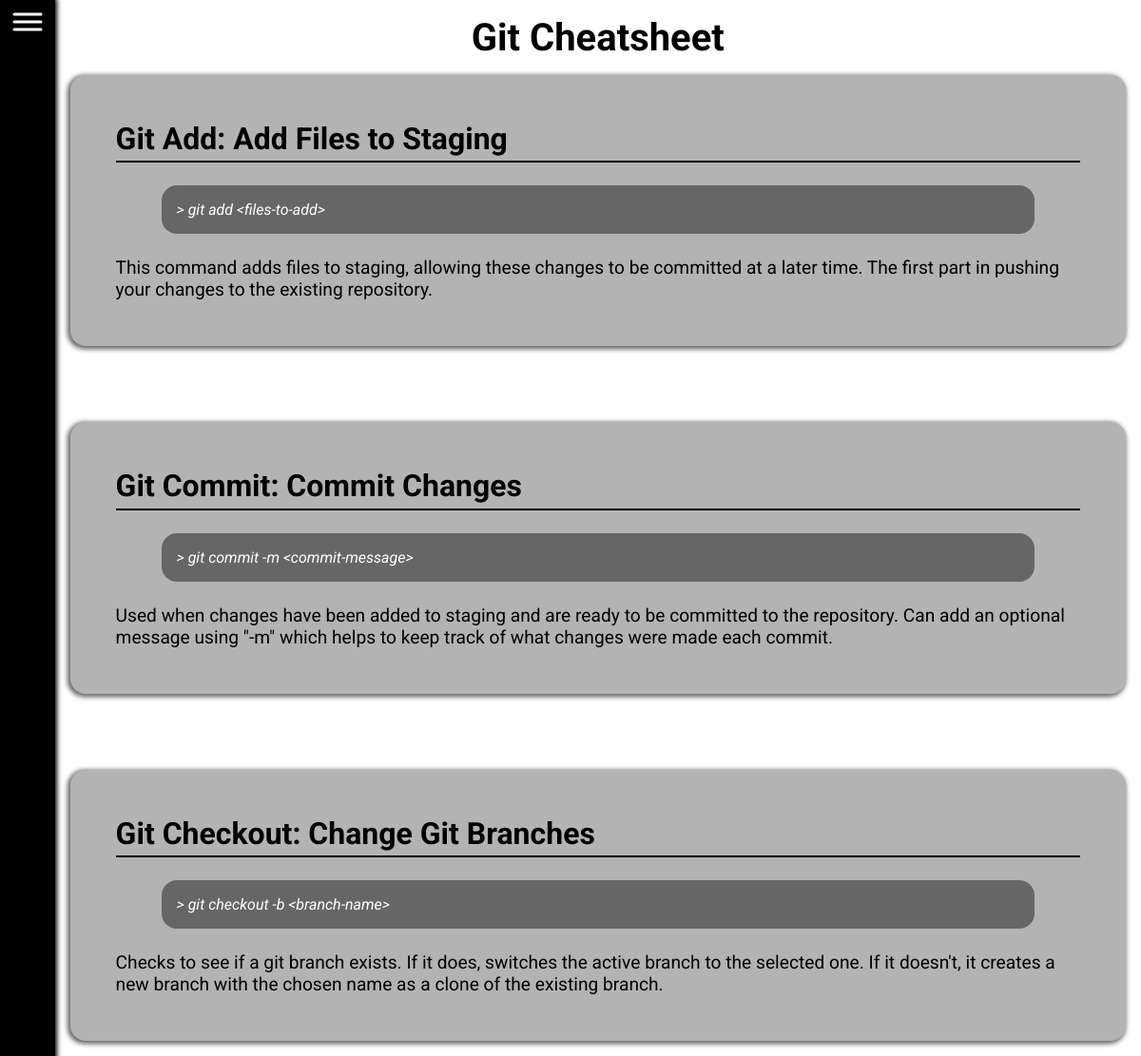
The app's page /cheatsheets/git with its own data.
### blog_site/models.py (models this page shows, shortened)
class CheatsheetSection(models.Model):
    language = models.CharField(max_length=50, verbose_name="Coding Language")
    title = models.CharField(max_length=100, verbose_name="Section title")
    verbose = models.CharField(max_length=50, verbose_name="Coding Language for Display")
    code_block = models.CharField(max_length=500, verbose_name="Code Block Text")
    description = models.CharField(max_length=1000, verbose_name="Section Description")
    post_date = models.DateTimeField(auto_now_add=True)
    last_edited = models.DateTimeField(auto_now=True)
    class Meta:
        verbose_name_plural = 'Cheatsheet Sections'

### blog_site/views.py (the view)
# urls.py: path('cheatsheets/<slug>', views.single_cheatsheet, name = "single_cheatsheet"),
def single_cheatsheet(request, slug):
    sections = CheatsheetSection.objects.filter(language = slug)
    if sections.exists():
        print("Cheatsheet found.")
    else:
        raise Http404('Cheatsheet does not exist.')
    context = {"type": sections.first().verbose, "sections": sections}
    return render(request, 'blog_site/base_cheatsheet.html', context)

### blog_site/templates/blog_site/base_cheatsheet.html (shortened to what this page needs)
{% extends 'blog_site/base.html' %} {% load static %} {% block head %}
<link rel="stylesheet" href="{% static 'blog_site/css/cheatsheet.css' %}">
{% endblock %} {% block content %}
<header class="cheatsheet-header">
    <h1 class="cheatsheet-title">{{type}} Cheatsheet</h1>
</header>
<div class="cheatsheet-body">
    {% for section in sections %}
    <section class="cheatsheet-section">
        <h2 class="cheatsheet-section-title">{{section.title}}</h2>
        <p class="code-block">{{section.code_block}}</p>
        <p class="cheatsheet-description">{{section.description}}</p>
    </section>
    {% endfor %}
</div>
{% endblock %}

### ResumeSite/static/blog_site/css/base.css (style rules this page uses)
:root { --clr-bg: hsl(0, 0%, 100%); --clr-sidebar: hsl(0, 0%, 0%); --clr-overlay: hsl(0 0% 0% / 0.6); --clr-main-1: hsl(199, 85%, 56%); --clr-text-white: hsl(0, 0%, 100%); --clr-text-light: hsl(199, 85%, 70%); }
* { margin: 0; }
body { font-family: 'Roboto', 'Merriweather', Arial, sans-serif; display: flex; overflow: hidden; height: 100vh; }

### ResumeSite/static/blog_site/css/cheatsheet.css (style rules this page uses)
:root { --clr-section-bg: hsl(0 0% 70%); --clr-title-text: hsl(0 50% 0%); --clr-code-bg: hsl(0 0% 40%); --clr-text-light: hsl(0 0% 100%); }
.cheatsheet-header { display: grid; align-items: center; justify-content: center; }
.cheatsheet-title { color: var(--clr-title-text); font-size: 2.5rem; margin-top: 1rem; }
.cheatsheet-body { display: grid; margin: 1rem; gap: 5rem; }
.cheatsheet-section { background: var(--clr-section-bg); display: flex; flex-direction: column; padding: 3rem; gap: 1rem; border-radius: 1rem; box-shadow: -.1rem .1rem 0.3rem 0.1rem hsl(0 0% 0% / 60%); }
.cheatsheet-section-title { position: relative; padding-bottom: 0.4rem; font-size: 2rem; }
.cheatsheet-section-title::before { content: ""; position: absolute; border-bottom: 2px solid black; width: 100%; bottom: 0; }
.code-block { background: var(--clr-code-bg); color: var(--clr-text-light); padding: 1rem; margin: 0.5rem 3rem; font-style: italic; border-radius: 1rem; }
.cheatsheet-description { font-size: 1.2rem; }

### records on screen
CheatsheetSection: verbose "Git", title "Git Add: Add Files to Staging", code_block "> git add <files-to-add>", description "This command adds files to staging, allowing these changes to be committed at a later time. The first part in pushing your changes to the existing repository."
CheatsheetSection: title "Git Commit: Commit Changes", code_block "> git commit -m <commit-message>", description "Used when changes have been added to staging and are ready to be committed to the repository. Can add an optional message using \"-m\" which helps to keep track of what changes were made each commit."
CheatsheetSection: title "Git Checkout: Change Git Branches", code_block "> git checkout -b <branch-name>", description "Checks to see if a git branch exists. If it does, switches the active branch to the selected one. If it doesn't, it creates a new branch with the chosen name as a clone of the existing branch."
